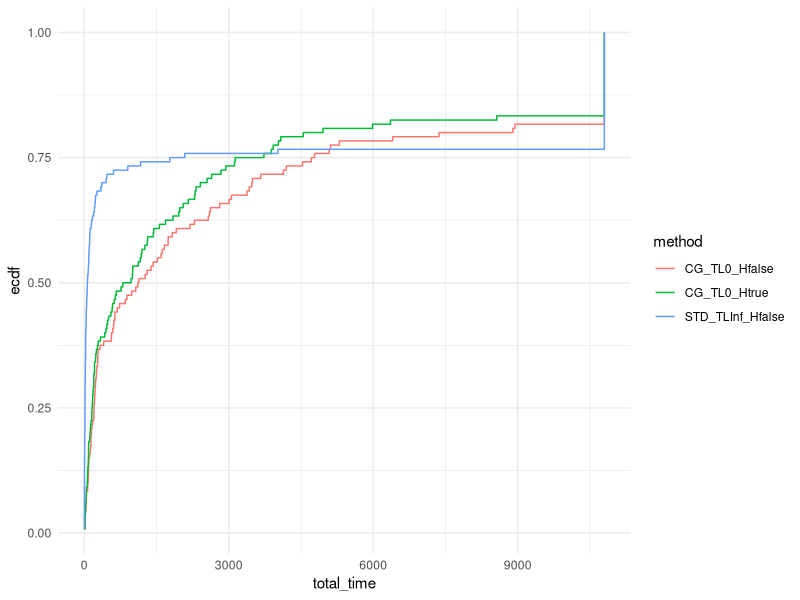
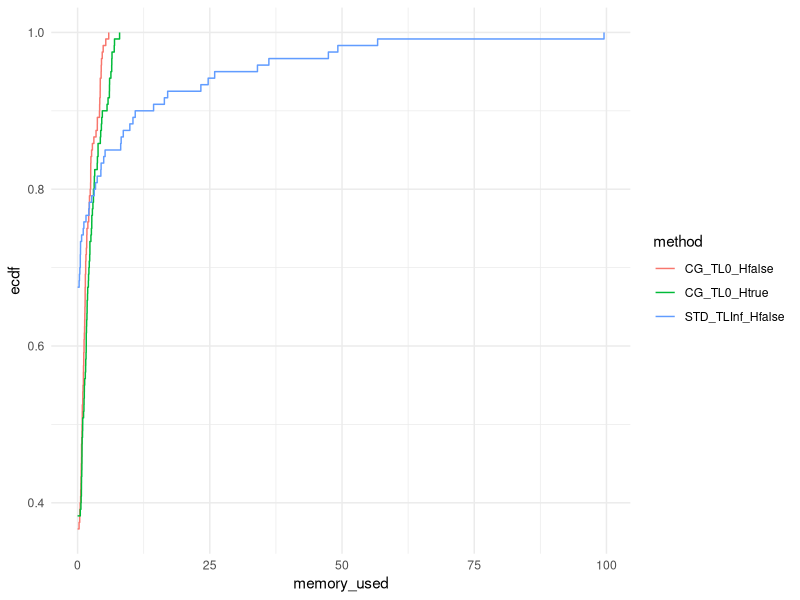
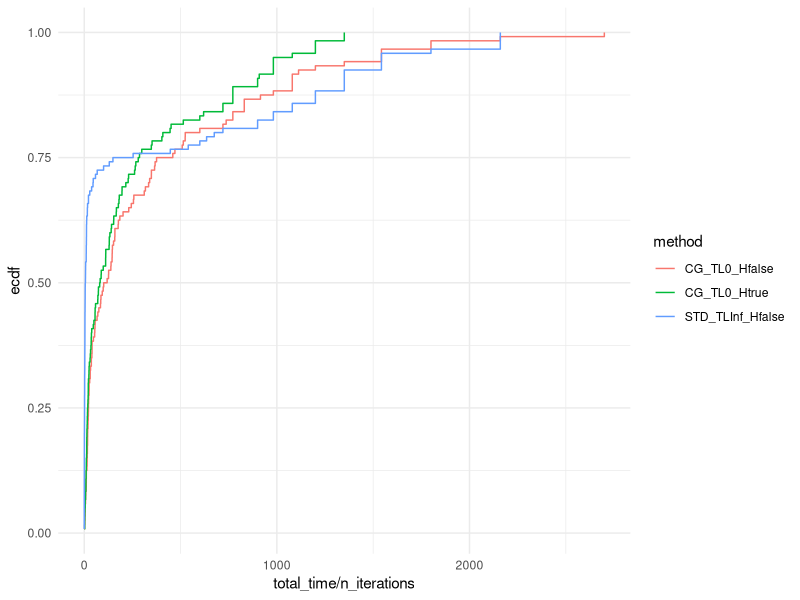
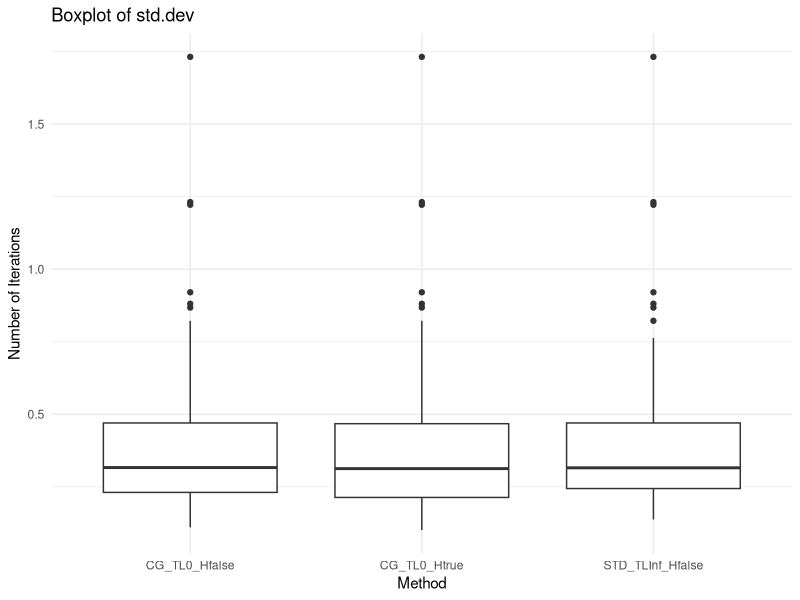

Recreate these plots in R, in order.
## ---- chunk 1
library(rmarkdown)
library(kableExtra)
library(tidyr)
library(ggplot2)
suppressPackageStartupMessages(library(dplyr))
## ---- chunk 2
data = rbind(
  read.csv("results.csv", header = FALSE) 
)
colnames(data) = c("slurm_file", "tag", "instance", "standard_phase_time_limit_raw", "Gamma", "with_heuristic", "standard_phase_time_limit", "master_solver", "status", "reason", "has_large_scaled", "n_iterations", "total_time", "master_time", "adversarial_time", "best_bound", "best_obj", "relative_gap", "absolute_gap", "second_stage.mean", "second_stage.std_dev", "adversarial_unexpected_status", "memory_used", "memory_limit")
data = data %>% mutate(instance = basename(instance),
                n_facilities = as.numeric(sub(".*F(\\d+)_C.*", "\\1", instance)),
                n_customers = as.numeric(sub(".*C(\\d+)_.*", "\\1", instance))
                )
## ---- chunk 3
data = data[, !(names(data) %in% c("tag", "blank"))]
## ---- chunk 4
#data = data[data$n_customers != 40,]
#data = data[data$n_facilities == 10,]
## ---- chunk 5
if (sum(data$tag == "iteration") > 0 ) {
  data[data$tag == "iteration",]$total_time = 10800 
}

if (sum(data$total_time > 10800) > 0 ) {
  data[data$total_time > 10800,]$total_time = 10800 
}
## ---- chunk 6
data$method = paste0(data$master_solver, "_TL", data$standard_phase_time_limit, "_H", data$with_heuristic)
unique(data$method)
data = data[data$method != "STD_TLInf_H1" & data$method != "CG_TL120_H0" & data$method != "CG_TL120_H1",]
## ---- chunk 7
paged_table(data)
## ---- chunk 8
# Define the relative tolerance
tolerance <- 10^-2

# Filter the data where time < 10800 and group by 'instance'
validation <- data %>%
  filter(total_time < 10800) %>%
  group_by(paste0(instance, "_", Gamma)) %>%
  summarise(min_best_obj = min(best_obj), max_best_obj = max(best_obj)) %>%
  mutate(valid = abs(max_best_obj - min_best_obj) / max(abs(min_best_obj), 1) <= tolerance)

# Check if all instances are valid
if (all(validation$valid)) {
  print("All methods find the same best_obj value within the relative tolerance for all instances.")
} else {
  print("Methods do not find the same best_obj value within the relative tolerance for some instances.")
  print(validation %>% filter(!valid))  # Show the instances that failed validation
}
## ---- chunk 9
ggplot(data, aes(x = total_time, col = method)) + stat_ecdf(pad = FALSE) +
  coord_cartesian(xlim = c(0,10800)) +
  # scale_x_log10() +
  theme_minimal()


ggplot(data, aes(x = memory_used, col = method)) +
  stat_ecdf(pad = FALSE) +
  theme_minimal()
## ---- chunk 10
ggplot(data, aes(x = total_time / n_iterations, col = method)) + stat_ecdf(pad = FALSE) +
  # scale_x_log10() +
  theme_minimal()
## ---- chunk 11
#data_with_ecdf = data %>%
#  group_by(method) %>%
#  arrange(total_time) %>%
#  mutate(ecdf_value = ecdf(total_time)(total_time)) %>%
#  ungroup()

n_points <- 1000
x_points <- seq(1, 10800, length.out = n_points)

data_with_ecdf <- data %>%
  group_by(method) %>%
  arrange(total_time) %>%
  group_modify(~ {
    # Create ECDF function for the current method
    ecdf_func <- ecdf(.x$total_time)
    # Compute ECDF values for the specified points
    tibble(total_time = x_points, ecdf_value = 100 * ecdf_func(x_points))
  }) %>%
  ungroup()

for (method in unique(data_with_ecdf$method)) {
  output = data_with_ecdf[data_with_ecdf$method == method,]
  output = output[,c("total_time", "ecdf_value")]
  output = output[output$total_time < 10800,]
  write.csv(output, file = paste0("TIME_", method, ".csv"), row.names = FALSE)
}
## ---- chunk 12
n_points <- 1000
x_points <- seq(1, 100, length.out = n_points)

data_with_ecdf <- data %>%
  group_by(method) %>%
  arrange(memory_used) %>%
  group_modify(~ {
    # Create ECDF function for the current method
    ecdf_func <- ecdf(.x$memory_used)
    # Compute ECDF values for the specified points
    tibble(memory_used = x_points, ecdf_value = 100 * ecdf_func(x_points))
  }) %>%
  ungroup()

for (method in unique(data_with_ecdf$method)) {
  output = data_with_ecdf[data_with_ecdf$method == method,]
  output = output[,c("memory_used", "ecdf_value")]
  write.csv(output, file = paste0("MEMORY_", method, ".csv"), row.names = FALSE)
}
## ---- chunk 13
summary_data_lt_10800 <- data %>%
  filter(total_time < 10800) %>%
  group_by(n_facilities, n_customers, Gamma, method) %>%
  summarize(
    avg_total_time = mean(total_time, na.rm = TRUE),
    avg_master_time = mean(master_time, na.rm = TRUE),
    avg_adversarial_time = mean(adversarial_time, na.rm = TRUE),
    avg_n_iterations = mean(n_iterations, na.rm = TRUE),
    sum_has_large_scaled = sum(has_large_scaled),
    num_lines = n(),
    .groups = "drop"
  ) %>%
  ungroup() %>%
  arrange(n_facilities, n_customers, Gamma, method)
## ---- chunk 14
summary_data_ge_10800 <- data %>%
  filter(total_time >= 10800) %>%
  group_by(n_facilities, n_customers, Gamma, method) %>%
  summarize(
    avg_n_iterations_unsolved = mean(n_iterations, na.rm = TRUE),
    num_lines_unsolved = n(),
    .groups = "drop"
  ) %>%
  ungroup() %>%
  arrange(n_facilities, n_customers, Gamma, method)
## ---- chunk 15
transposed_data_lt_10800 <- summary_data_lt_10800 %>%
  pivot_wider(names_from = method, values_from = avg_total_time:num_lines)

transposed_data_ge_10800 <- summary_data_ge_10800 %>%
  pivot_wider(names_from = method, values_from = avg_n_iterations_unsolved:num_lines_unsolved)

transposed_data_lt_10800 %>% kable()
transposed_data_ge_10800 %>%  kable()

#cbind(
#  transposed_data_lt_10800,
#  transposed_data_ge_10800
#) %>%
#  kable() %>%
#  kable_styling(full_width = FALSE, position = "center")

## ---- chunk 16
ggplot(data, aes(x = method, y = second_stage.std_dev / abs(second_stage.mean))) +
  geom_boxplot() +
  labs(title = "Boxplot of std.dev",
       x = "Method",
       y = "Number of Iterations") +
  theme_minimal()
